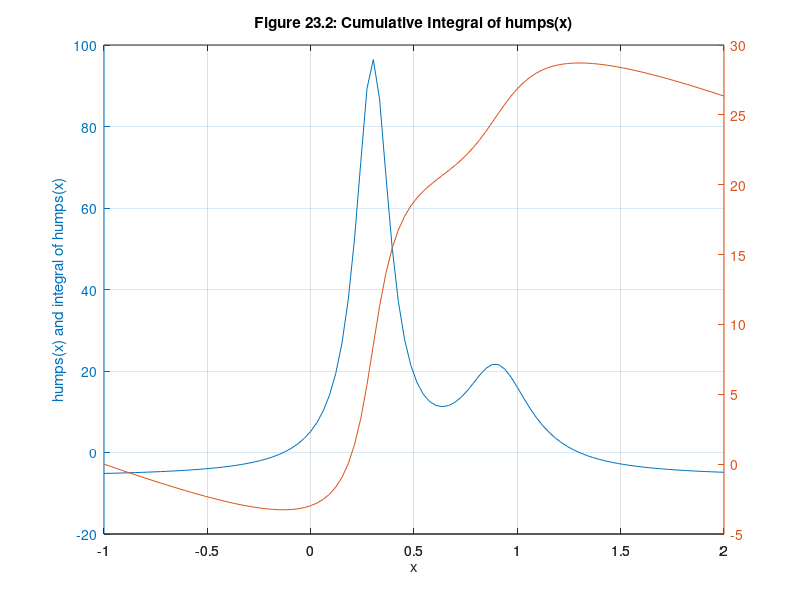

MATLAB code for this plot:
x = linspace(-1,2,100);
y = humps(x);
z = cumtrapz(x,y);
size(z)
plotyy(x,y,x,z)
grid on
xlabel('x')
ylabel('humps(x) and integral of humps(x)')
title('Figure 23.2: Cumulative Integral of humps(x)')
